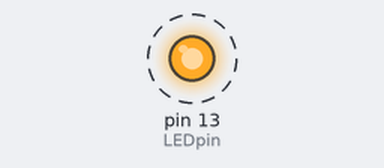
This sketch was run on a simulated Arduino Uno, built with avr-gcc and run on an emulated ATmega328P. Parts: output pins drawn as LEDs (lit = HIGH). Dashed ring = blinking.

Above: at 0.2 s.
Timing chart, 0 to 3.0 s (numbered marks = the images above):
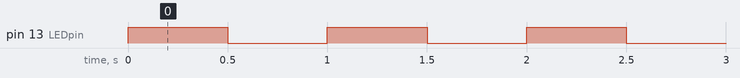

The sketch:

blink_LED.ino
```cpp
int LEDpin = 13;
int delayT = 500;

void setup() {
  // put your setup code here, to run once:
  pinMode(LEDpin, OUTPUT);
}

void loop() {
  // put your main code here, to run repeatedly:
  digitalWrite(LEDpin, HIGH);
  delay(delayT);
  digitalWrite(LEDpin, LOW);
  delay(delayT);
}
```

Measured:
- by itself, pin 13 (LEDpin): alternates HIGH for 0.50 s and LOW for 0.50 s
